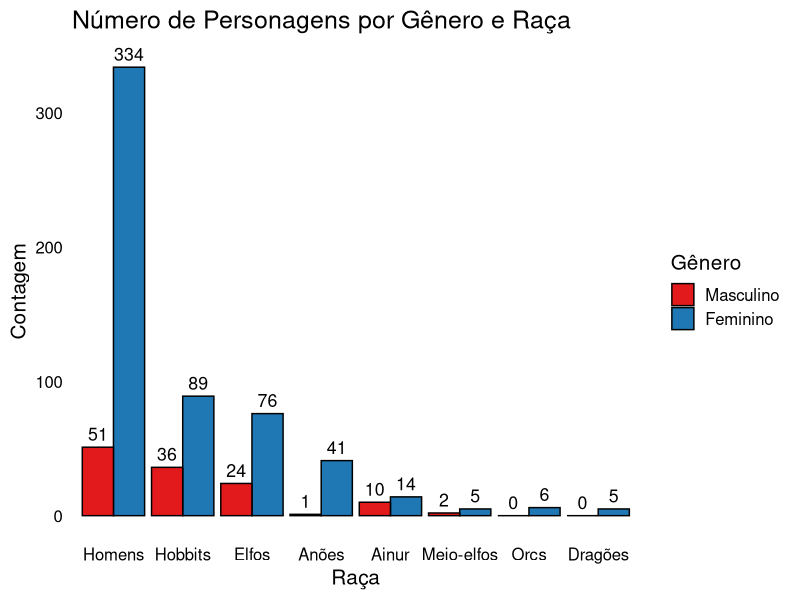
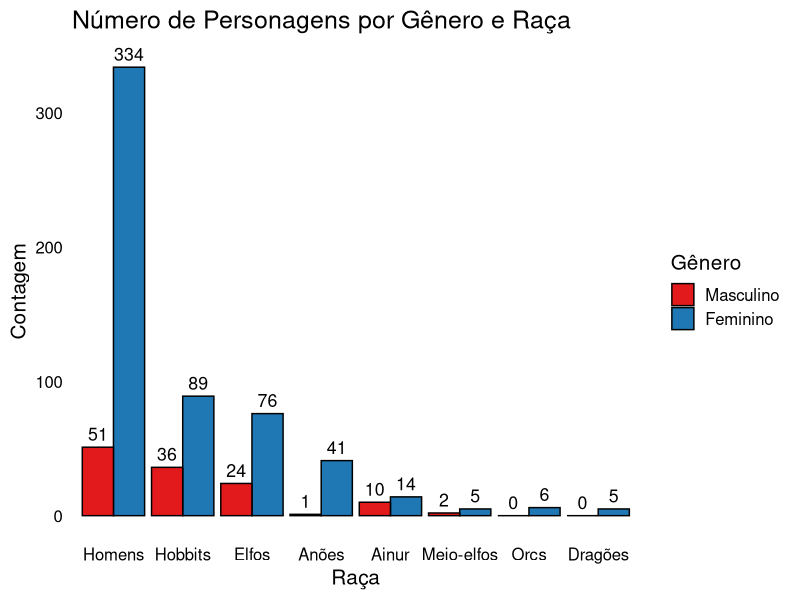

These charts were generated, in order, by the following R code:
# Script para visualização de dados - 30 dias e 30 gráficos
# Prof. Giuseppe Leite
# email: ggfleite@gmail.com

# Carregar pacotes necessários
library(dplyr)
library(ggplot2)
library(tidyr)

# Carregar o dataset
lotr_characters <- read.csv("lotr_characters.csv")

# Definir as raças específicas e suas traduções para português
racas_selecionadas <- c("Men", "Hobbits", "Elves", "Dwarves", "Ainur", "Orcs", "Half-elven", "Dragons")
racas_portugues <- c("Homens", "Hobbits", "Elfos", "Anões", "Ainur", "Orcs", "Meio-elfos", "Dragões")

# Criar um dataframe de tradução
traducao_racas <- data.frame(race = racas_selecionadas, raca_pt = racas_portugues)

# Filtrar e contar personagens masculinos e femininos por raça
contagem_raca_genero <- lotr_characters %>%
  filter(race %in% racas_selecionadas, gender %in% c("Male", "Female")) %>%
  group_by(race, gender) %>%
  summarise(contagem = n(), .groups = 'drop') %>%
  left_join(traducao_racas, by = "race")

# Criar um dataframe completo com combinações de raças e gêneros, preenchendo com 0 onde necessário
contagem_completa <- expand.grid(raca_pt = racas_portugues, gender = c("Male", "Female")) %>%
  left_join(contagem_raca_genero %>% select(raca_pt, gender, contagem), by = c("raca_pt", "gender")) %>%
  mutate(contagem = replace_na(contagem, 0))

# Calcular o total de personagens por raça
total_contagens <- contagem_completa %>%
  group_by(raca_pt) %>%
  summarise(contagem_total = sum(contagem), .groups = 'drop')

# Ordenar as raças de acordo com o total de personagens
contagem_completa <- contagem_completa %>%
  mutate(raca_pt = factor(raca_pt, levels = total_contagens$raca_pt[order(-total_contagens$contagem_total)]))

# Criar o gráfico de barras agrupadas usando ggplot2
p <- ggplot(contagem_completa, aes(x = raca_pt, y = contagem, fill = gender)) +
  geom_bar(stat = "identity", position = position_dodge(width = 0.9), color = "black", size = 0.5) +
  scale_fill_manual(values = c("Male" = "#1f78b4", "Female" = "#e31a1c"), labels = c("Masculino", "Feminino")) +  # Cores mais suaves
  labs(title = "Número de Personagens por Gênero e Raça", 
       x = "Raça", 
       y = "Contagem", 
       fill = "Gênero") +
  theme_minimal(base_size = 15) +  # Ajustar o tamanho da fonte
  theme(
    axis.text.x = element_text(color = "black"),
    axis.text.y = element_text(color = "black"),
    axis.title.x = element_text(color = "black"),
    axis.title.y = element_text(color = "black"),
    legend.title = element_text(color = "black"),
    legend.text = element_text(color = "black"),
    plot.title = element_text(color = "black"),
    panel.grid.major = element_blank(),  # Remover grades principais
    panel.grid.minor = element_blank(),  # Remover grades menores
    panel.background = element_rect(fill = "white", color = NA),  # Fundo branco
    plot.background = element_rect(fill = "white", color = NA)  # Fundo branco
  ) +
  geom_text(aes(label = contagem), vjust = -0.5, position = position_dodge(0.9), size = 4.5, color = "black")  # Adicionar rótulos de dados com cor preta

# Exibir o gráfico
print(p)

# Salvar o gráfico em PDF
ggsave("LOTR.pdf", plot = p, width = 10, height = 8)
